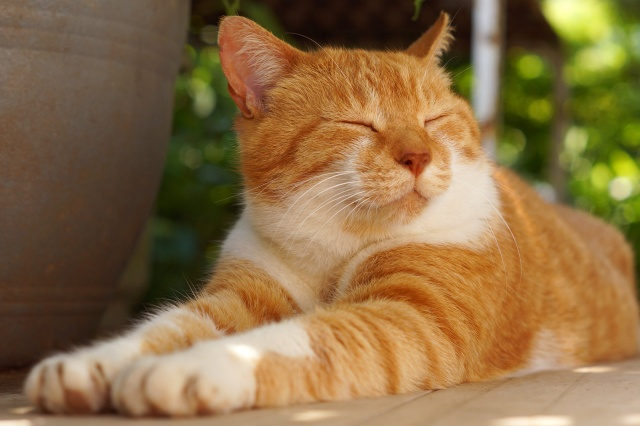
#> input picture PythonImageProcess/files/cat.jpg, 640 x 426 px, found by its file name
$ python 12_opencv_rotate.py
#> lines starting #> are read from the running program, lines starting #| are printed output that depends on the picture
import cv2
import numpy as np
import matplotlib.pyplot as plt

address = 'PythonImageProcess/files/'
image =cv2.imread(address+'cat.jpg')
#> image is the input picture: shape (426, 640, 3); mean B, G, R 68.9, 109.6, 138.9

height, width = image.shape[:2]
#> height = 426; width = 640

M = cv2.getRotationMatrix2D((width / 2, height / 2), 90, 0.5)
print(M)
#| [[ 3.061617e-17  5.000000e-01  2.135000e+02]
#|  [-5.000000e-01  3.061617e-17  3.730000e+02]]
dst = cv2.warpAffine(image, M ,(width, height))
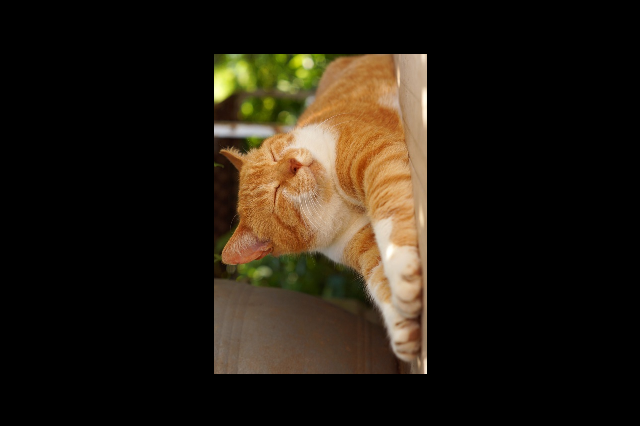
#> dst: shape (426, 640, 3); mean B, G, R 17.3, 27.4, 34.8

plt.imshow(cv2.cvtColor(dst, cv2.COLOR_BGR2RGB))
plt.show()

$ run again, with PythonImageProcess/files/hand_writing_image.jpg copied over PythonImageProcess/files/cat.jpg
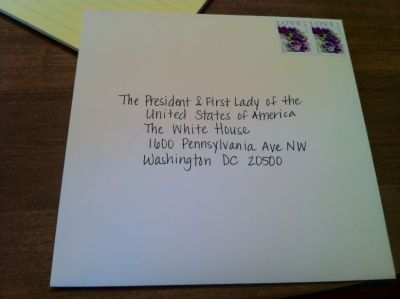
#> input picture PythonImageProcess/files/hand_writing_image.jpg, 400 x 299 px, found by its file name
#> image is the input picture: shape (299, 400, 3); mean B, G, R 110.4, 116, 116.1
#| [[ 3.061617e-17  5.000000e-01  1.252500e+02]
#|  [-5.000000e-01  3.061617e-17  2.495000e+02]]
#> `dst = cv2.warpAffine(image, M ,(width, height))`:
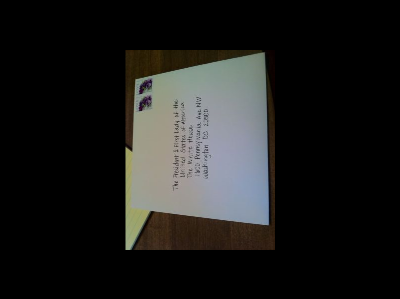
#> dst: shape (299, 400, 3); mean B, G, R 27.6, 29, 29.1
